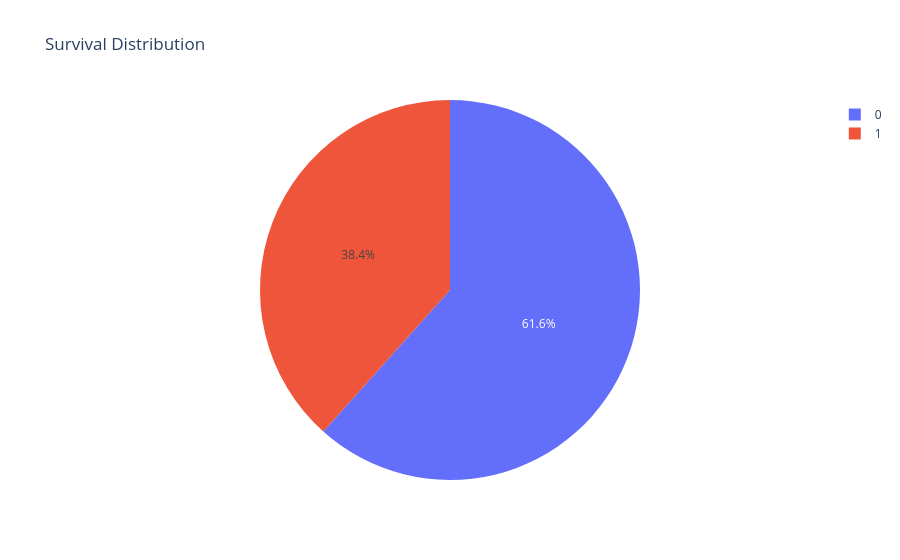

This figure's notebook cell:
### Markdown cell above
**6. Pie chart(interactive)**\
Соотношение выживших и погибших

### Code cell
survived_not_na = titanic_df[titanic_df["Survived"].notna()]
fig = px.pie(survived_not_na, names="Survived", title="Survival Distribution")
fig.show()

### Figure 1 — Plotly figure (JSON) as saved in the notebook; plotly's stock layout.template omitted (floating-point values rounded to 4 significant figures; data arrays with more than 128 entries replaced by an {"elided": "..."} marker saying what was removed)
{"data": [{"domain": {"x": [0, 1], "y": [0, 1]}, "hovertemplate": "Survived=%{label}<extra></extra>", "labels": {"elided": "891 int values"}, "legendgroup": "", "name": "", "showlegend": true, "type": "pie"}], "layout": {"legend": {"tracegroupgap": 0}, "title": {"text": "Survival Distribution"}}}
